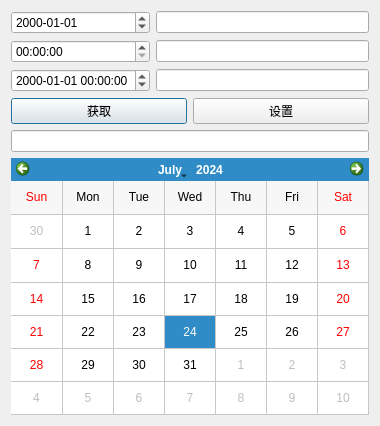
<?xml version="1.0" encoding="UTF-8"?>
<ui version="4.0">
 <class>DateTimeDialog</class>
 <widget class="QDialog" name="DateTimeDialog">
  <property name="geometry">
   <rect>
    <x>0</x>
    <y>0</y>
    <width>380</width>
    <height>426</height>
   </rect>
  </property>
  <property name="windowTitle">
   <string>DateTimeDialog</string>
  </property>
  <layout class="QVBoxLayout" name="verticalLayout">
   <item>
    <layout class="QGridLayout" name="gridLayout">
     <item row="0" column="0">
      <widget class="QDateEdit" name="m_dateEdit">
       <property name="displayFormat">
        <string>yyyy-MM-dd</string>
       </property>
      </widget>
     </item>
     <item row="0" column="1">
      <widget class="QLineEdit" name="m_editDate"/>
     </item>
     <item row="1" column="0">
      <widget class="QTimeEdit" name="m_timeEdit">
       <property name="displayFormat">
        <string>HH:mm:ss</string>
       </property>
      </widget>
     </item>
     <item row="1" column="1">
      <widget class="QLineEdit" name="m_editTime"/>
     </item>
     <item row="2" column="0">
      <widget class="QDateTimeEdit" name="m_datetimeEdit">
       <property name="displayFormat">
        <string>yyyy-MM-dd HH:mm:ss</string>
       </property>
      </widget>
     </item>
     <item row="2" column="1">
      <widget class="QLineEdit" name="m_editDateTime"/>
     </item>
    </layout>
   </item>
   <item>
    <layout class="QHBoxLayout" name="horizontalLayout">
     <item>
      <widget class="QPushButton" name="m_btnGet">
       <property name="text">
        <string>获取</string>
       </property>
      </widget>
     </item>
     <item>
      <widget class="QPushButton" name="m_btnSet">
       <property name="text">
        <string>设置</string>
       </property>
      </widget>
     </item>
    </layout>
   </item>
   <item>
    <widget class="QLineEdit" name="m_editCalendar">
     <property name="alignment">
      <set>Qt::AlignCenter</set>
     </property>
     <property name="readOnly">
      <bool>true</bool>
     </property>
    </widget>
   </item>
   <item>
    <widget class="QCalendarWidget" name="m_calendar">
     <property name="selectedDate">
      <date>
       <year>2024</year>
       <month>7</month>
       <day>24</day>
      </date>
     </property>
     <property name="firstDayOfWeek">
      <enum>Qt::Sunday</enum>
     </property>
     <property name="gridVisible">
      <bool>true</bool>
     </property>
     <property name="horizontalHeaderFormat">
      <enum>QCalendarWidget::ShortDayNames</enum>
     </property>
     <property name="verticalHeaderFormat">
      <enum>QCalendarWidget::NoVerticalHeader</enum>
     </property>
    </widget>
   </item>
  </layout>
 </widget>
 <resources/>
 <connections/>
</ui>
